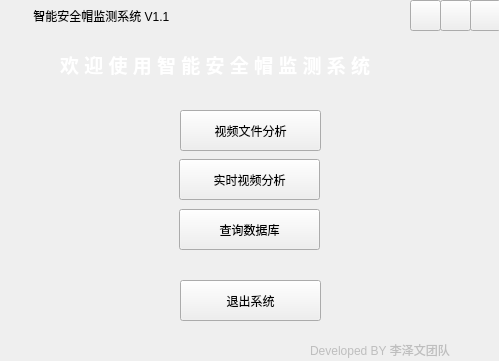
<?xml version="1.0" encoding="UTF-8"?>
<ui version="4.0">
 <class>MainWindow</class>
 <widget class="QMainWindow" name="MainWindow">
  <property name="enabled">
   <bool>true</bool>
  </property>
  <property name="geometry">
   <rect>
    <x>0</x>
    <y>0</y>
    <width>499</width>
    <height>361</height>
   </rect>
  </property>
  <property name="mouseTracking">
   <bool>false</bool>
  </property>
  <property name="windowTitle">
   <string>MainWindow</string>
  </property>
  <widget class="QWidget" name="centralWidget">
   <widget class="QLabel" name="label">
    <property name="geometry">
     <rect>
      <x>60</x>
      <y>40</y>
      <width>400</width>
      <height>50</height>
     </rect>
    </property>
    <property name="font">
     <font>
      <family>Microsoft YaHei UI</family>
      <pointsize>14</pointsize>
      <weight>75</weight>
      <bold>true</bold>
     </font>
    </property>
    <property name="text">
     <string>&lt;html&gt;&lt;head/&gt;&lt;body&gt;&lt;p&gt;&lt;span style=&quot; color:#ffffff;&quot;&gt;欢 迎 使 用 智 能 安 全 帽 监 测 系 统&lt;/span&gt;&lt;/p&gt;&lt;/body&gt;&lt;/html&gt;</string>
    </property>
   </widget>
   <widget class="QLabel" name="label_2">
    <property name="enabled">
     <bool>false</bool>
    </property>
    <property name="geometry">
     <rect>
      <x>310</x>
      <y>340</y>
      <width>191</width>
      <height>20</height>
     </rect>
    </property>
    <property name="text">
     <string>Developed BY 李泽文团队</string>
    </property>
   </widget>
   <widget class="QPushButton" name="QueryButton">
    <property name="geometry">
     <rect>
      <x>179</x>
      <y>209</y>
      <width>141</width>
      <height>41</height>
     </rect>
    </property>
    <property name="text">
     <string>查询数据库</string>
    </property>
   </widget>
   <widget class="QPushButton" name="exitButton">
    <property name="geometry">
     <rect>
      <x>180</x>
      <y>280</y>
      <width>141</width>
      <height>41</height>
     </rect>
    </property>
    <property name="text">
     <string>退出系统</string>
    </property>
   </widget>
   <widget class="QPushButton" name="realtimeButton">
    <property name="geometry">
     <rect>
      <x>179</x>
      <y>159</y>
      <width>141</width>
      <height>41</height>
     </rect>
    </property>
    <property name="text">
     <string>实时视频分析</string>
    </property>
   </widget>
   <widget class="QPushButton" name="videoButton">
    <property name="enabled">
     <bool>true</bool>
    </property>
    <property name="geometry">
     <rect>
      <x>180</x>
      <y>110</y>
      <width>141</width>
      <height>41</height>
     </rect>
    </property>
    <property name="text">
     <string>视频文件分析</string>
    </property>
   </widget>
   <widget class="QWidget" name="widgetTitle" native="true">
    <property name="geometry">
     <rect>
      <x>0</x>
      <y>0</y>
      <width>501</width>
      <height>31</height>
     </rect>
    </property>
    <widget class="QLabel" name="labelIcon">
     <property name="geometry">
      <rect>
       <x>5</x>
       <y>4</y>
       <width>21</width>
       <height>21</height>
      </rect>
     </property>
     <property name="sizePolicy">
      <sizepolicy hsizetype="Preferred" vsizetype="Preferred">
       <horstretch>0</horstretch>
       <verstretch>0</verstretch>
      </sizepolicy>
     </property>
     <property name="minimumSize">
      <size>
       <width>20</width>
       <height>20</height>
      </size>
     </property>
     <property name="maximumSize">
      <size>
       <width>111</width>
       <height>111</height>
      </size>
     </property>
     <property name="text">
      <string/>
     </property>
     <property name="pixmap">
      <pixmap resource="src.qrc">:/png/src/logo.png</pixmap>
     </property>
     <property name="scaledContents">
      <bool>true</bool>
     </property>
    </widget>
    <widget class="QLabel" name="labelTitle">
     <property name="geometry">
      <rect>
       <x>30</x>
       <y>0</y>
       <width>381</width>
       <height>31</height>
      </rect>
     </property>
     <property name="text">
      <string> 智能安全帽监测系统 V1.1</string>
     </property>
    </widget>
    <widget class="QPushButton" name="btnExit">
     <property name="geometry">
      <rect>
       <x>470</x>
       <y>0</y>
       <width>31</width>
       <height>31</height>
      </rect>
     </property>
     <property name="text">
      <string/>
     </property>
    </widget>
    <widget class="QPushButton" name="btnMax">
     <property name="geometry">
      <rect>
       <x>440</x>
       <y>0</y>
       <width>31</width>
       <height>31</height>
      </rect>
     </property>
     <property name="text">
      <string/>
     </property>
    </widget>
    <widget class="QPushButton" name="btnMin">
     <property name="geometry">
      <rect>
       <x>410</x>
       <y>0</y>
       <width>31</width>
       <height>31</height>
      </rect>
     </property>
     <property name="text">
      <string/>
     </property>
    </widget>
   </widget>
  </widget>
 </widget>
 <layoutdefault spacing="6" margin="11"/>
 <resources>
  <include location="src.qrc"/>
 </resources>
 <connections/>
</ui>
